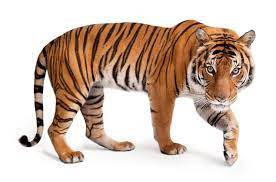
#> input picture LGMVIP_DATASCIENCE-main/BEGGINER_TASK/PENCIL_SKETCH/tiger.jpg, 276 x 182 px, found by its file name
$ jupyter execute LGM_PENCIL_SKETCH.ipynb
#> lines starting #> are read from the running program, lines starting #| are printed output that depends on the picture
KALATHOTI SANDEEP KUMAR

LGM_BEGINNER_LEVEL_TASK

1.IMPORT THE LIBRARIES

[cell 1]
import cv2
import matplotlib.pyplot as plt
import warnings
warnings.filterwarnings('ignore')

2.READ THE IMAGE

[cell 2]
def show(title,img,cmap='Reds'):
    plt.imshow(img,cmap=cmap)

[cell 3]
image=plt.imread(r"C:\Users\DELL\Downloads\tiger.jpg")
#> image is the input picture: shape (182, 276, 3); mean R, G, B 210.9, 192.7, 181.2
show("tiger",image,'Reds')

3.CONVERT ORIGINAL IMAGE TO GRAYSCALEIMAGE

[cell 4]
gray_image = cv2.cvtColor(image, cv2.COLOR_BGR2GRAY)
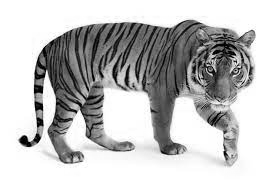
#> gray_image: shape (182, 276); min 0, max 255, mean 191.3
show("Gray Tiger", gray_image,'gray')

4.INVERT THE  GRAYSCALE IMAGE

[cell 5]
inverted_image = 255 - gray_image
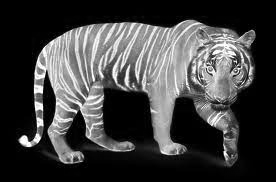
#> inverted_image: shape (182, 276); min 0, max 255, mean 63.7
show("inverted_tiger_image",inverted_image,'gray')

5.BLUR THE IMAGE BY USING THE GAUSSIAN FUNCTION

[cell 6]
blurred = cv2.GaussianBlur(inverted_image, (21, 21), 0)
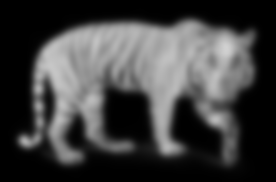
#> blurred: shape (182, 276); min 0, max 209, mean 63.7
show("blurred_tiger_image",blurred,'gray')

6.PENCIL SKETCH IMAGE

[cell 7]
inverted_blurred = 255 - blurred
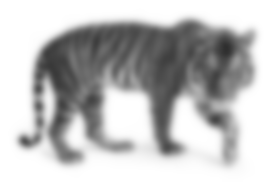
#> inverted_blurred: shape (182, 276); min 46, max 255, mean 191.3
pencil_sketch = cv2.divide(gray_image, inverted_blurred, scale=256.0)
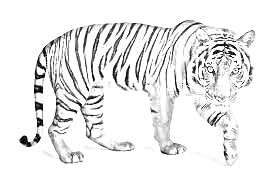
#> pencil_sketch: shape (182, 276); min 0, max 255, mean 234.6
show("pencil_sketch_tiger",pencil_sketch,'gray')
